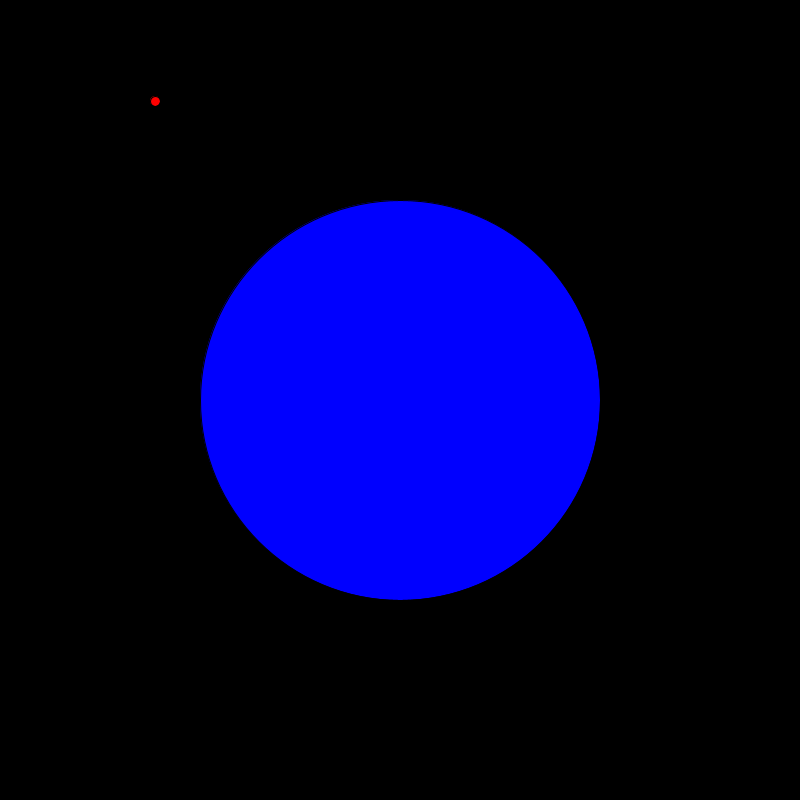
Frame 1 (no input)
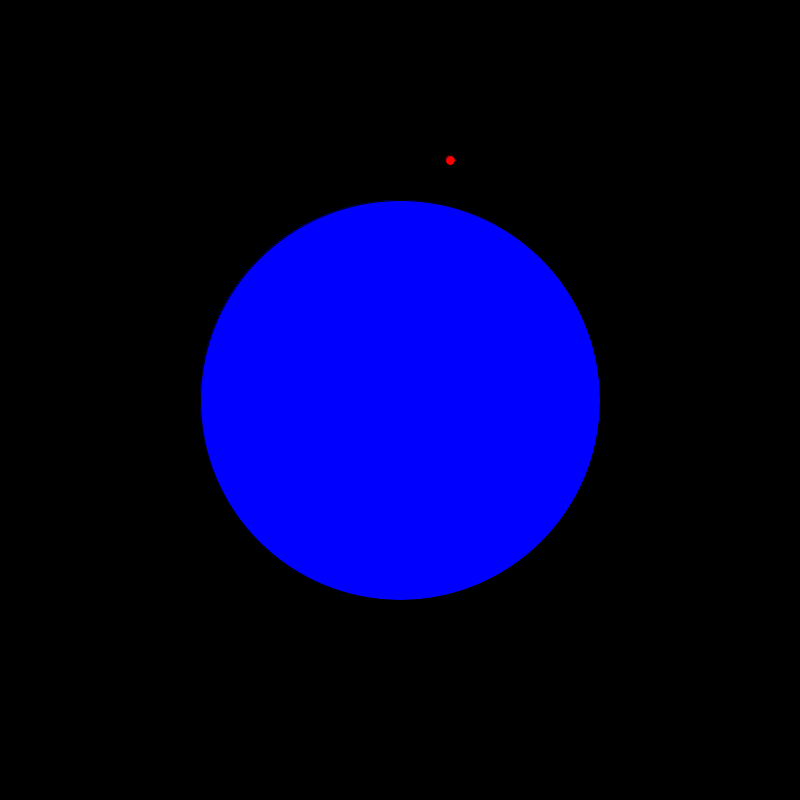
Frame 60 (the mouse pressed at the canvas centre just before this capture)
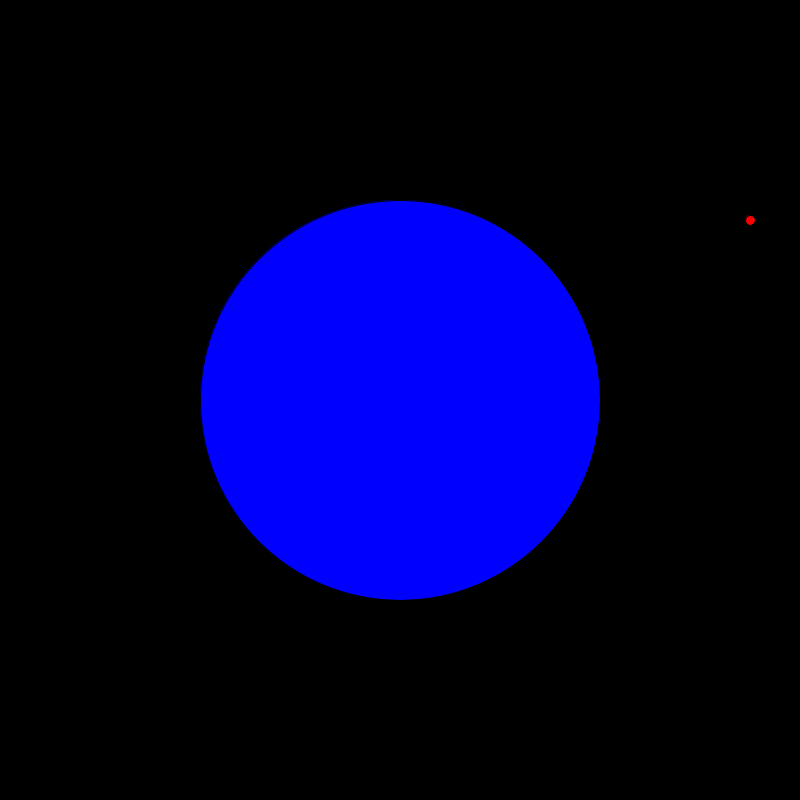
Frame 120 (the mouse held since frame 60 and released just before this capture)

The Processing sketch that drew these frames (run headless with seeded random() and noise(); from frame 60 on, the mouse is pressed at the canvas centre):

// Processing sketch: Day7_v3
// ── Day7_v3.pde
//float x = 100;
//float y = 100;
PVector location;
//float xSpeed = 5;
//float ySpeed = 1;
PVector velocity;

void setup(){
  size(800,800);
  location = new PVector(150,100);
  velocity = new PVector(5,1);
}

void draw(){
  background(0);
//  x = x + xSpeed;
//  y = y + ySpeed;
  location.add(velocity);
  if (location.x > width){
    velocity.x = velocity.x * -1;
  }
  if (location.x < 0){
    velocity.x = velocity.x * -1;
  }
  if (location.y > height){
    velocity.y = velocity.y * -1;
  }
  if (location.y < 0){
    velocity.y = velocity.y * -1;
  }
//  if (location.x >= width/2 && location.y <=500){
//    velocity.x = velocity.x * -1;
//  }
//  if (location.x == 600 && location.y <= 500){
//    velocity.x = velocity.x * -1;
//  }
  if (dist(location.x, location.y,width/2,height/2) <= 200 + 5){
    velocity.x = velocity.x * -1;
  }
  fill(0,0,255);
  ellipse(width/2,height/2,400,400);
//  rect(width/2,0,100,500);
//  rect(width/4,500,100,500);
  fill(255,0,0);
  ellipse(location.x,location.y,10,10);
}
